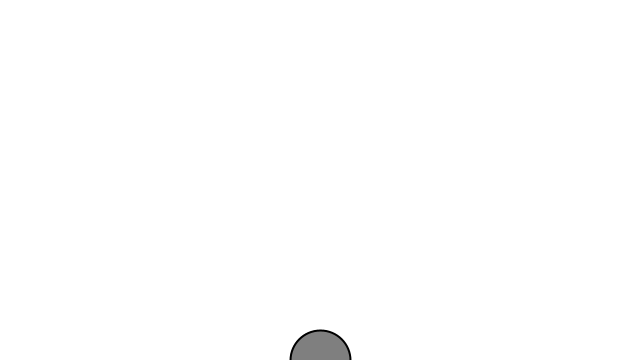
Frame 1 (no input)
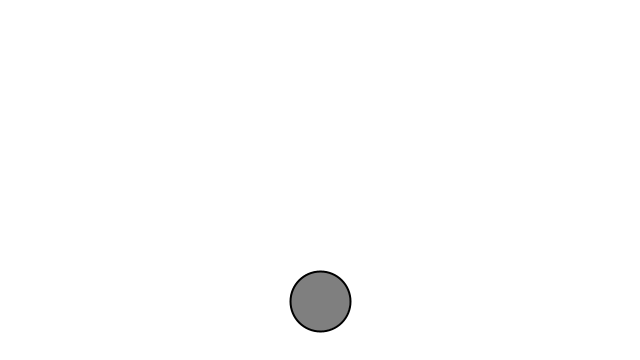
Frame 60 (the mouse pressed at the canvas centre just before this capture)
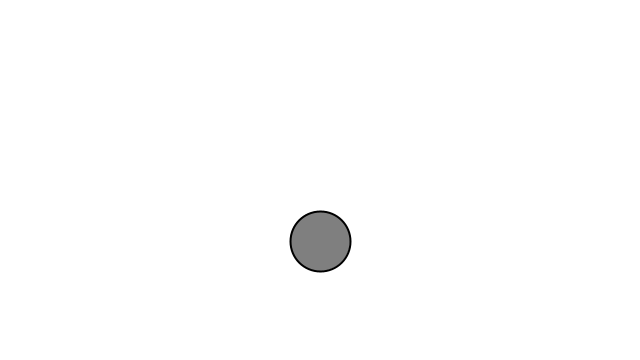
Frame 120 (the mouse held since frame 60 and released just before this capture)

The Processing sketch that drew these frames (run headless with seeded random() and noise(); from frame 60 on, the mouse is pressed at the canvas centre):

// Processing sketch: bubble_class_multiple
// ── bubble_class_multiple.pde
//goes with video 8.4
//Code train

Bubble b;

void setup(){
  size(640, 360);
  b = new Bubble();
}

void draw(){
  background(255);
  b.display();
  b.ascend();
  b.top();
}

// ── Bubble.pde
class Bubble {
  
  float x;
  float y;
  
  Bubble() {
    //data
    x = width/2;
    y = height;
  }


  void ascend() {
    y--;
  }

  void display() {
    stroke(0);
    strokeWeight(2);
    fill(127);
    ellipse(x, y, 60, 60);
  }



  void top() {
    if (y < 30) {
      x = width/2;
      y = 30;
    }
  }

}
